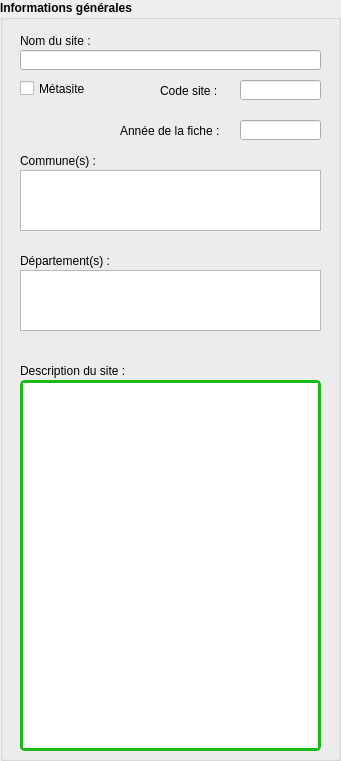
  <widget class="QGroupBox" name="groupBox">
   <property name="geometry">
    <rect>
     <x>60</x>
     <y>70</y>
     <width>341</width>
     <height>761</height>
    </rect>
   </property>
   <property name="font">
    <font>
     <weight>75</weight>
     <italic>false</italic>
     <bold>true</bold>
     <underline>false</underline>
     <kerning>true</kerning>
    </font>
   </property>
   <property name="title">
    <string>Informations générales</string>
   </property>
   <property name="flat">
    <bool>false</bool>
   </property>
   <widget class="QLineEdit" name="nom_site">
    <property name="geometry">
     <rect>
      <x>20</x>
      <y>50</y>
      <width>301</width>
      <height>20</height>
     </rect>
    </property>
    <property name="text">
     <string/>
    </property>
   </widget>
   <widget class="QLineEdit" name="codesite">
    <property name="geometry">
     <rect>
      <x>240</x>
      <y>80</y>
      <width>81</width>
      <height>20</height>
     </rect>
    </property>
   </widget>
   <widget class="QLineEdit" name="annee_fiche">
    <property name="geometry">
     <rect>
      <x>240</x>
      <y>120</y>
      <width>81</width>
      <height>20</height>
     </rect>
    </property>
   </widget>
   <widget class="QCheckBox" name="est_metasite">
    <property name="geometry">
     <rect>
      <x>20</x>
      <y>80</y>
      <width>101</width>
      <height>17</height>
     </rect>
    </property>
    <property name="font">
     <font>
      <weight>50</weight>
      <italic>false</italic>
      <bold>false</bold>
      <underline>false</underline>
      <kerning>true</kerning>
     </font>
    </property>
    <property name="text">
     <string>Métasite</string>
    </property>
   </widget>
   <widget class="QPlainTextEdit" name="description_site">
    <property name="geometry">
     <rect>
      <x>20</x>
      <y>380</y>
      <width>301</width>
      <height>371</height>
     </rect>
    </property>
    <property name="font">
     <font>
      <weight>50</weight>
      <italic>false</italic>
      <bold>false</bold>
      <underline>false</underline>
      <kerning>true</kerning>
     </font>
    </property>
    <property name="toolTip">
     <string>&lt;html&gt;&lt;head/&gt;&lt;body&gt;&lt;p&gt;- Origine de l'intervention du CEN&lt;/p&gt;&lt;p&gt;- Présentation du/des type(s) de milieu(x)&lt;/p&gt;&lt;p&gt;- Contexte local&lt;/p&gt;&lt;p&gt;- Problématique du site / menaces et enjeux&lt;/p&gt;&lt;/body&gt;&lt;/html&gt;</string>
    </property>
    <property name="autoFillBackground">
     <bool>false</bool>
    </property>
    <property name="styleSheet">
     <string notr="true">border-style: solid; border-radius: 5px; border-width: 3px; border-color: rgb(27, 185, 24);</string>
    </property>
   </widget>
   <widget class="QLabel" name="label">
    <property name="geometry">
     <rect>
      <x>20</x>
      <y>30</y>
      <width>91</width>
      <height>21</height>
     </rect>
    </property>
    <property name="font">
     <font>
      <weight>50</weight>
      <italic>false</italic>
      <bold>false</bold>
      <underline>false</underline>
      <kerning>true</kerning>
     </font>
    </property>
    <property name="text">
     <string>Nom du site :</string>
    </property>
   </widget>
   <widget class="QLabel" name="label_2">
    <property name="geometry">
     <rect>
      <x>160</x>
      <y>80</y>
      <width>91</width>
      <height>21</height>
     </rect>
    </property>
    <property name="font">
     <font>
      <weight>50</weight>
      <italic>false</italic>
      <bold>false</bold>
      <underline>false</underline>
      <kerning>true</kerning>
     </font>
    </property>
    <property name="text">
     <string>Code site :</string>
    </property>
   </widget>
   <widget class="QLabel" name="label_3">
    <property name="geometry">
     <rect>
      <x>20</x>
      <y>150</y>
      <width>141</width>
      <height>21</height>
     </rect>
    </property>
    <property name="font">
     <font>
      <weight>50</weight>
      <italic>false</italic>
      <bold>false</bold>
      <underline>false</underline>
      <kerning>true</kerning>
     </font>
    </property>
    <property name="text">
     <string>Commune(s) :</string>
    </property>
   </widget>
   <widget class="QLabel" name="label_4">
    <property name="geometry">
     <rect>
      <x>120</x>
      <y>120</y>
      <width>121</width>
      <height>21</height>
     </rect>
    </property>
    <property name="font">
     <font>
      <weight>50</weight>
      <italic>false</italic>
      <bold>false</bold>
      <underline>false</underline>
      <kerning>true</kerning>
     </font>
    </property>
    <property name="text">
     <string>Année de la fiche :</string>
    </property>
   </widget>
   <widget class="QLabel" name="label_5">
    <property name="geometry">
     <rect>
      <x>20</x>
      <y>360</y>
      <width>211</width>
      <height>21</height>
     </rect>
    </property>
    <property name="font">
     <font>
      <weight>50</weight>
      <italic>false</italic>
      <bold>false</bold>
      <underline>false</underline>
      <kerning>true</kerning>
     </font>
    </property>
    <property name="text">
     <string>Description du site :</string>
    </property>
   </widget>
   <widget class="QLabel" name="label_6">
    <property name="geometry">
     <rect>
      <x>20</x>
      <y>250</y>
      <width>161</width>
      <height>21</height>
     </rect>
    </property>
    <property name="font">
     <font>
      <weight>50</weight>
      <italic>false</italic>
      <bold>false</bold>
      <underline>false</underline>
      <kerning>true</kerning>
     </font>
    </property>
    <property name="text">
     <string>Département(s) :</string>
    </property>
   </widget>
   <widget class="QPlainTextEdit" name="commune">
    <property name="geometry">
     <rect>
      <x>20</x>
      <y>170</y>
      <width>301</width>
      <height>61</height>
     </rect>
    </property>
    <property name="font">
     <font>
      <weight>50</weight>
      <italic>false</italic>
      <bold>false</bold>
      <underline>false</underline>
      <kerning>true</kerning>
     </font>
    </property>
   </widget>
   <widget class="QPlainTextEdit" name="departement">
    <property name="geometry">
     <rect>
      <x>20</x>
      <y>270</y>
      <width>301</width>
      <height>61</height>
     </rect>
    </property>
    <property name="font">
     <font>
      <weight>50</weight>
      <italic>false</italic>
      <bold>false</bold>
      <underline>false</underline>
      <kerning>true</kerning>
     </font>
    </property>
   </widget>
  </widget>
